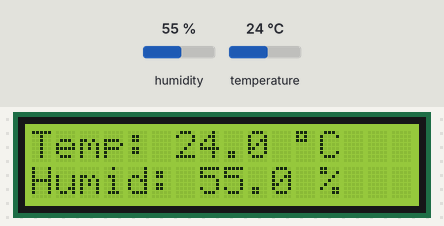
Bench run of a program on a simulated Arduino Uno R4 WiFi. Shown: 16×2 character LCD. Inputs (shaded band) come from the test bench; at power-on: humidity 55 %, temperature 24 °C. What the program prints to the serial monitor is not drawn.

Above: at 4.4 s.
4.5 s: humidity set to 22 %
At 6.6 s:
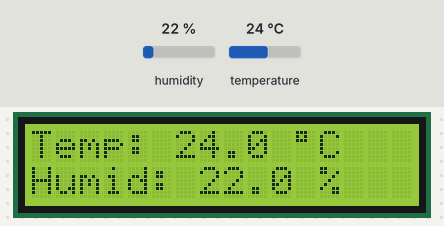
7.5 s: temperature set to 12 °C
At 8.6 s:
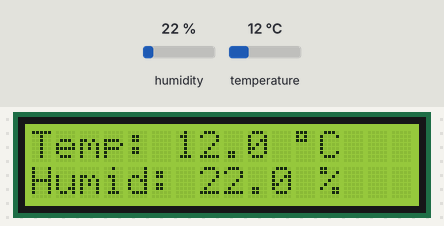
10.5 s: humidity set to 40 %
At 12.6 s:
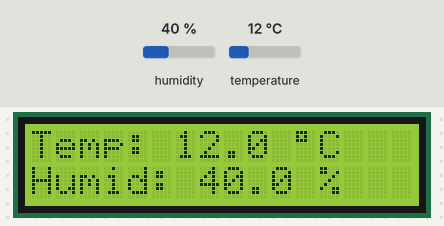
13.5 s: temperature set to 19 °C
At 14.6 s:
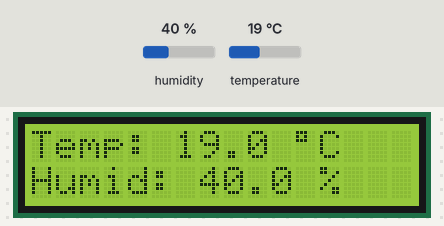
Timing chart, 0 to 16.5 s (numbered marks = the images above; inputs shaded):
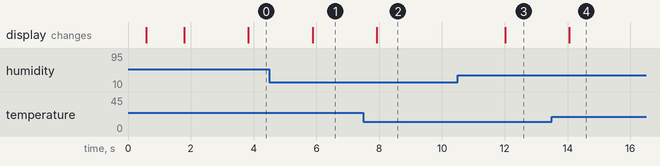

Measured:
- after the input at 4.5 s, the display: changes after 1.4 s (image 1)
- after the input at 7.5 s, the display: changes after 0.42 s (image 2)
- after the input at 10.5 s, the display: changes after 1.5 s (image 3)
- after the input at 13.5 s, the display: changes after 0.56 s (image 4)

The program:

main.cpp
```cpp
/* Arduino example code for DHT11, DHT22/AM2302
  and DHT21/AM2301 temperature and humidity sensors
  with I2C LCD. More info: www.www.makerguides.com */

#include "DHT.h"
#include "Arduino.h"
#include "Wire.h"
#include "hd44780.h"
#include "hd44780ioClass/hd44780_I2Cexp.h"

// Set DHT pin:
#define DHTPIN 2

// Set DHT type, uncomment whatever type you're using!
//#define DHTTYPE DHT11   // DHT 11
#define DHTTYPE DHT22   // DHT 22  (AM2302)
//#define DHTTYPE DHT21   // DHT 21 (AM2301)

// Initialize DHT sensor for normal 16mhz Arduino:
DHT dht = DHT(DHTPIN, DHTTYPE);

hd44780_I2Cexp lcd;
bool lcdReady = false;

void printI2CDevices() {
  bool foundAny = false;
  Serial.println("I2C scan start...");
  for (uint8_t address = 1; address < 127; address++) {
    Wire.beginTransmission(address);
    if (Wire.endTransmission() == 0) {
      foundAny = true;
      Serial.print("I2C device at 0x");
      if (address < 16) {
        Serial.print('0');
      }
      Serial.println(address, HEX);
    }
  }
  if (!foundAny) {
    Serial.println("No I2C devices found.");
  }
}

void setup() {
  Serial.begin(115200);
  delay(500);

  Wire.begin();
  printI2CDevices();

  // Setup sensor:
  dht.begin();

  int lcdStatus = lcd.begin(16, 2); // Use 20,4 for 2004 LCD
  if (lcdStatus == 0) {
    lcdReady = true;
    lcd.backlight();
    lcd.setCursor(0, 0);
    lcd.print("LCD OK");
    Serial.println("LCD initialized (hd44780_I2Cexp)");
    delay(1200);
    lcd.clear();
  } else {
    Serial.print("ERROR: LCD init failed, code=");
    Serial.println(lcdStatus);
  }
}

void loop() {
  // Wait a few seconds between measurements:
  delay(2000);

  // Reading temperature or humidity takes about 250 milliseconds!
  // Sensor readings may also be up to 2 seconds 'old' (its a very slow sensor)

  // Read the humidity in %:
  float h = dht.readHumidity();
  // Read the temperature as Celsius:
  float t = dht.readTemperature();
  // Read the temperature as Fahrenheit:
  float f = dht.readTemperature(true);

  // Compute heat index in Fahrenheit (default):
  float hif = dht.computeHeatIndex(f, h);
  // Compute heat index in Celsius:
  float hic = dht.computeHeatIndex(t, h, false);

  (void)hif;
  (void)hic;

  if (!lcdReady) {
    Serial.println("ERROR: LCD not ready. Check wiring/power/contrast.");
    return;
  }

  if (isnan(h) || isnan(t) || isnan(f)) {
    lcd.clear();
    lcd.setCursor(0, 0);
    lcd.print("DHT read failed");
    lcd.setCursor(0, 1);
    lcd.print("Check wiring");
    Serial.println("ERROR: DHT read failed. Check pin, sensor type, and pull-up.");
    return;
  }

  // Print the temperature and the humidity on the LCD:
  lcd.setCursor(0, 0);
  lcd.print("Temp:      ");
  lcd.setCursor(6, 0);
  lcd.print(t, 1);
  lcd.print(" " "\xDF" "C   ");

  lcd.setCursor(0, 1);
  lcd.print("Humid:     ");
  lcd.setCursor(7, 1);
  lcd.print(h, 1);
  lcd.print(" %   ");

  Serial.print("Temp: ");
  Serial.print(t, 1);
  Serial.print(" C, Humid: ");
  Serial.print(h, 1);
  Serial.println(" %");

  // Machine-friendly output for the laptop bridge script.
  Serial.print("SENSOR,");
  Serial.print(t, 1);
  Serial.print(",");
  Serial.println(h, 1);
}
```
